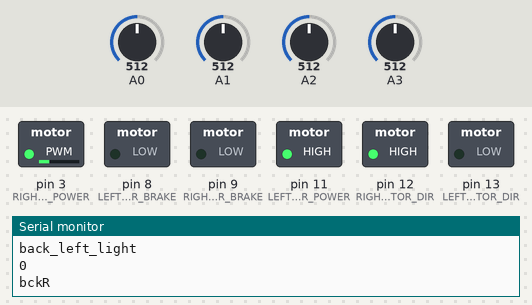
Bench run of a sketch on a simulated Arduino Nano, built with avr-gcc and run on an emulated ATmega328P. On the bench: switched loads named in the sketch (green lamp = pin HIGH), the last lines printed to the serial monitor. The inputs (shaded band) are chosen by the test bench; at power-on: A2 = 512, A1 = 512, A0 = 512, A3 = 512.

Above: at 1.2 s.
1.3 s: A2 set to 706
2.8 s: A2 set to 740
At 4.2 s:
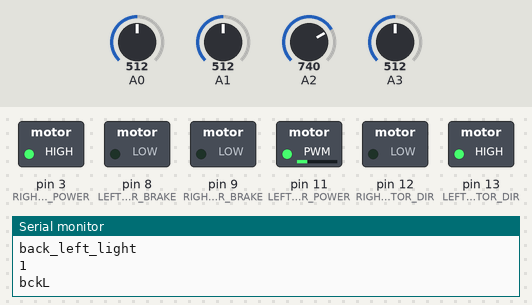
4.5 s: A1 set to 704
7.5 s: A1 set to 732
At 8.6 s:
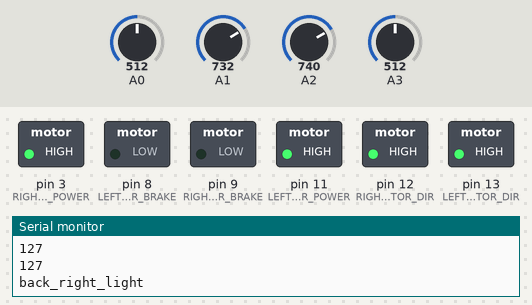
9.2 s: A2 set to 716
At 10.5 s:
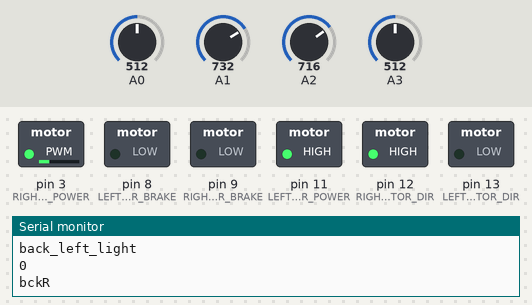
Timing chart, 0 to 11.8 s (numbered marks = the images above; inputs shaded):
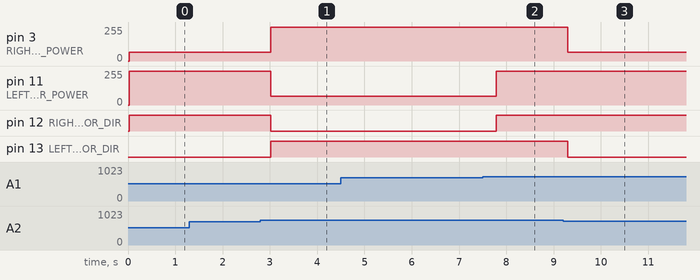

The sketch:

mainUno_zerg.ino
```cpp
//collects data from an analog sensor.

//TODO: Integrate Light Sensor
//TODO: Integrate Gyro
//TODO: STATES!!!!!
    // probably need to do something that puts the robot into a state where it will get back to the point that it can move normally before allowing any other movements except for those of higher priority

//#define RS A4 // Right Sensor (looking at it from the front with wires going up)
//#define LS A5
// Left Sensor
#define NUM_READINGS 10
#define DETECTION_THRESHOLD 350 // mm
#define LARGE_THRESHOLD 350
#define SMALL_THRESHOLD 200

//accelerometer, just use one axis (for now) we dont need to look at all of the axes.
#define ACC_Y A6
#define ACC_UPPER_THRESHOLD 85
#define ACC_LOWER_THRESHOLD 79
#define RIGHT_MOTOR_DIR 12
#define LEFT_MOTOR_DIR 13
#define RIGHT_MOTOR_POWER 3
#define LEFT_MOTOR_POWER 11
#define RIGHT_MOTOR_BRAKE 9
#define LEFT_MOTOR_BRAKE 8

//bumper buttons
#define RIGHT_BUTTON 18
#define BACK_BUTTON 19
#define LEFT_BUTTON 20

//light sensors
#define TOP_RIGHT  A2
#define BOTTOM_RIGHT A3
#define BOTTOM_LEFT A0
#define TOP_LEFT A1
#define FRONT_LIGHT_THRESHOLD 180
#define BACK_LIGHT_THRESHOLD 180
#define RATIO_SPEED 100
#define FWD_SPEED 255

volatile bool right_bumper, back_bumper, left_bumper;

uint16_t readings[NUM_READINGS];
int ir_index;


// need threshold for pushing and detection
// if difference after detection is within a certain range after detection, then go straight, outside that range but below some other threshold, rotate the robot, if its an incredibly large distance, the sensor is screwy (assuming both values are below detection threshold

void setup() {
    //Setup sensors
    Serial.begin(9600);
//    pinMode(RS, INPUT);
//    pinMode(LS, INPUT);

    //Setup Channel A
    pinMode(RIGHT_MOTOR_DIR, OUTPUT); //Initiates Motor Channel A pin
    pinMode(RIGHT_MOTOR_BRAKE, OUTPUT); //Initiates Brake Channel A pin

    //Setup Channel B
    pinMode(LEFT_MOTOR_DIR, OUTPUT); //Initiates Motor Channel A pin
    pinMode(LEFT_MOTOR_BRAKE, OUTPUT);  //Initiates Brake Channel A pin

    right_bumper = 0;
    back_bumper = 0;
    left_bumper = 0;


//    for (ir_index = 0; i < NUM_READINGS; ir_index++) {
//      readings[ir_index] = get_gp2d12(analogRead(sensor));
//    }

//    ir_index = 0;

//    attachInterrupt(digitalPinToInterrupt(RIGHT_BUTTON), right_isr, HIGH);
//    attachInterrupt(digitalPinToInterrupt(BACK_BUTTON), back_isr, HIGH);
//    attachInterrupt(digitalPinToInterrupt(LEFT_BUTTON), left_isr, HIGH);
//
//    attachInterrupt(digitalPinToInterrupt(RIGHT_BUTTON), right_isf, LOW);
//    attachInterrupt(digitalPinToInterrupt(BACK_BUTTON), back_isf, LOW);
//    attachInterrupt(digitalPinToInterrupt(LEFT_BUTTON), left_isf, LOW);

}

void loop() {
    uint16_t right_value, left_value, y_rotation;
    bool front_right_light, front_left_light, back_right_light, back_left_light; // corresponding pos codes: 0, 1, 2, 3


    // read the light sensors
    read_light_sensors(&front_right_light, &back_right_light, &back_left_light, &front_left_light);

    // check if light sensors detected the line
    //NOTE: Currently assuming only 1 flag will be active at a time. Not really
    if (front_right_light || front_left_light || back_right_light || back_left_light) {
        if(front_right_light)
          Serial.println("frontrightline");
       if(front_left_light)
          Serial.println("front_left_light");
       if(back_right_light)
          Serial.println("back_right_light");
       if(back_left_light)
          Serial.println("back_left_light");
        // determine which sensor detected the line
        int pos;
        if (front_right_light) pos = 0;
        else if (front_left_light) pos = 1;
        else if (back_right_light) pos = 2;
        else if (back_left_light) pos = 3;

        line_move(pos);
    }
    // if the light sensors did not check a line, go through the rest of the sensors
    else {
//        // read bumpers
//        read_bumpers();
//        // if one of the bumpers was pressed
//        if (right_bumper || back_bumper || left_bumper) {
//            bumper_move();
//        }
//        // now check the gyros since the bumpers were not pressed
//        else {
//            // read gyro
//            read_gyro(&y_rotation);
//            // if the robot is tilted
//            if (y_rotation < ACC_LOWER_THRESHOLD || y_rotation > ACC_UPPER_THRESHOLD) {
//                gyro_move(y_rotation);
//            }
//            // otherwise just move normally - looking out for the other bot
//            else {
//                read_ir_sensors(&right_value, &left_value);
                fwd();
//            }
//        }


    }

//    delay(500); // wait for this much time before printing next value
}

//void read_ir_sensors(uint16_t *right_value, uint16_t *left_value) {
//    *right_value = get_sensor_reading(RS);
////    if(*right_value > 250){
////      *right_value = *right_value * 1.25;
////    }
//    *left_value = get_sensor_reading(LS);
//}

void read_light_sensors(bool *front_right_light, bool *back_right_light, bool *back_left_light, bool *front_left_light) {
    *front_right_light = get_front_tape_status(TOP_RIGHT);
    *front_left_light = get_front_tape_status(TOP_LEFT);
    *back_left_light = get_back_tape_status(BOTTOM_LEFT);
    *back_right_light = get_back_tape_status(BOTTOM_RIGHT);
}

// This is very basic right now, but we can modify once we figure out what we need.
void line_move(int pos) {
    Serial.println(pos);
    if (pos == 0) {
      bckR();
//        digitalWrite(LEFT_MOTOR_BRAKE, HIGH);
    }
    else if (pos == 1){
      bckL();
//        digitalWrite(LEFT_MOTOR_BRAKE, HIGH);

    }
    else
      fwd();
}


void rightMotor(int power) {
    if (power == 0) {
        digitalWrite(RIGHT_MOTOR_BRAKE, HIGH);
        analogWrite(RIGHT_MOTOR_POWER, 0);
    }
    else {
        if (power < 0) {
            digitalWrite(RIGHT_MOTOR_DIR, LOW);
        digitalWrite(RIGHT_MOTOR_BRAKE, LOW);
            analogWrite(RIGHT_MOTOR_POWER, (0-power));
        }
        else {
            digitalWrite(RIGHT_MOTOR_DIR, HIGH);
        digitalWrite(RIGHT_MOTOR_BRAKE, LOW);
            analogWrite(RIGHT_MOTOR_POWER, power);
        }

    }
}

void leftMotor(int power) {
    if (power == 0) {
        digitalWrite(LEFT_MOTOR_BRAKE, HIGH);
        analogWrite(LEFT_MOTOR_POWER, 0);
    }
    else {
        if (power < 0) {
            digitalWrite(LEFT_MOTOR_DIR, LOW);
        digitalWrite(LEFT_MOTOR_BRAKE, LOW);
            analogWrite(LEFT_MOTOR_POWER, 0-power);
        }
        else {
            digitalWrite(LEFT_MOTOR_DIR, HIGH);
        digitalWrite(LEFT_MOTOR_BRAKE, LOW);
        analogWrite(LEFT_MOTOR_POWER, power);
        }
    }
}

void fwd() {
    leftMotor(FWD_SPEED);
    rightMotor(FWD_SPEED);
    Serial.println("fwd");
}
void roamfwd() {
    leftMotor(100);
    rightMotor(100);
    Serial.println("roamfwd");
}

void bckL() {
    leftMotor(64);
    rightMotor(-255);
    Serial.println("bckL");
    delay(300);
}

void bckR() {
    leftMotor(-255);
    rightMotor(64);
    Serial.println("bckR");
    delay(300);
}

void bck() {
    leftMotor(-255);
    rightMotor(-255);
    Serial.println("bck");
}

void left() {
    leftMotor(128);
    rightMotor(255);
    Serial.println("left");
}

void right() {
    leftMotor(255);
    rightMotor(128);
    Serial.println("right");
}

bool get_front_tape_status(uint8_t sensor){
    // read sensor, map to new range, check if less than threshold - if so then there is white tape
    Serial.println(map(analogRead(sensor), 0, 1023, 0, 255));
    return map(analogRead(sensor), 0, 1023, 0, 255) < FRONT_LIGHT_THRESHOLD;
}

bool get_back_tape_status(uint8_t sensor){
    // read sensor, map to new range, check if less than threshold - if so then there is white tape
    Serial.println(map(analogRead(sensor), 0, 1023, 0, 255));
    return map(analogRead(sensor), 0, 1023, 0, 255) < BACK_LIGHT_THRESHOLD;
}
```

Measured:
- the behaviour switches between 722 and 723 on A2 (found by bisection; images 0 and 1)
- the behaviour switches between 722 and 723 on A1 (found by bisection; images 1 and 2)
- after the input at 2.8 s, pin 3 (RIGHT_MOTOR_POWER): 64/255 → 255/255 after 0.22 s; pin 11 (LEFT_MOTOR_POWER): 255/255 → 64/255 after 0.22 s; pin 12 (RIGHT_MOTOR_DIR): HIGH → LOW after 0.22 s; pin 13 (LEFT_MOTOR_DIR): LOW → HIGH after 0.22 s
- after the input at 7.5 s, pin 11 (LEFT_MOTOR_POWER): 64/255 → 255/255 after 0.28 s; pin 12 (RIGHT_MOTOR_DIR): LOW → HIGH after 0.28 s
- after the input at 9.2 s, pin 3 (RIGHT_MOTOR_POWER): 255/255 → 64/255 after 0.10 s; pin 13 (LEFT_MOTOR_DIR): HIGH → LOW after 0.10 s
